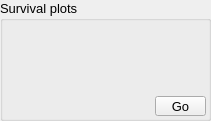
   <widget class="QGroupBox" name="group_survival">
    <property name="geometry">
     <rect>
      <x>460</x>
      <y>240</y>
      <width>211</width>
      <height>121</height>
     </rect>
    </property>
    <property name="font">
     <font>
      <family>Arial</family>
      <pointsize>10</pointsize>
     </font>
    </property>
    <property name="layoutDirection">
     <enum>Qt::LeftToRight</enum>
    </property>
    <property name="title">
     <string>Survival plots</string>
    </property>
    <widget class="QToolButton" name="btn_survival">
     <property name="geometry">
      <rect>
       <x>155</x>
       <y>96</y>
       <width>51</width>
       <height>20</height>
      </rect>
     </property>
     <property name="font">
      <font>
       <family>Arial</family>
       <pointsize>10</pointsize>
      </font>
     </property>
     <property name="text">
      <string>Go</string>
     </property>
    </widget>
    <widget class="QLabel" name="label_3">
     <property name="geometry">
      <rect>
       <x>-9</x>
       <y>20</y>
       <width>111</width>
       <height>71</height>
      </rect>
     </property>
     <property name="text">
      <string/>
     </property>
     <property name="pixmap">
      <pixmap>png/diamond-Gene.png</pixmap>
     </property>
    </widget>
    <widget class="QLabel" name="label_5">
     <property name="geometry">
      <rect>
       <x>94</x>
       <y>10</y>
       <width>121</width>
       <height>91</height>
      </rect>
     </property>
     <property name="text">
      <string/>
     </property>
     <property name="pixmap">
      <pixmap>png/DB-Patient-S.png</pixmap>
     </property>
    </widget>
   </widget>
